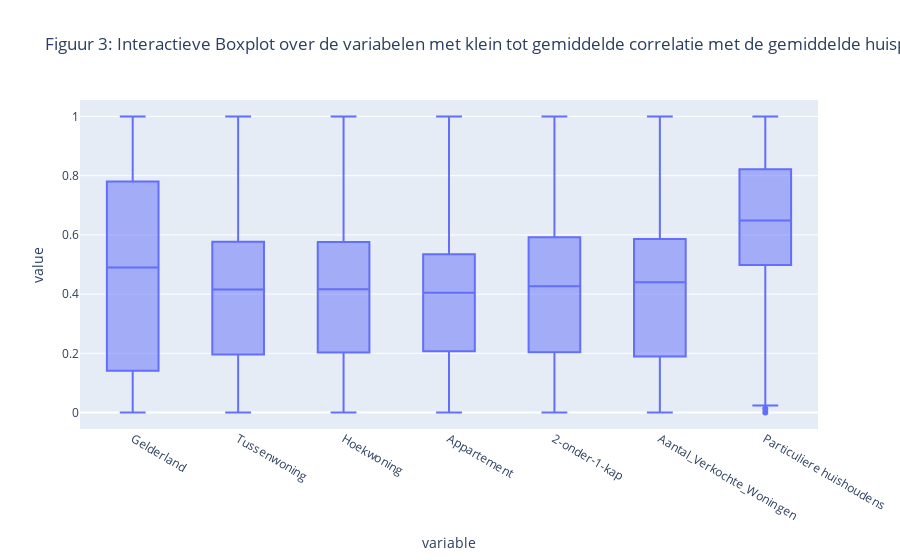
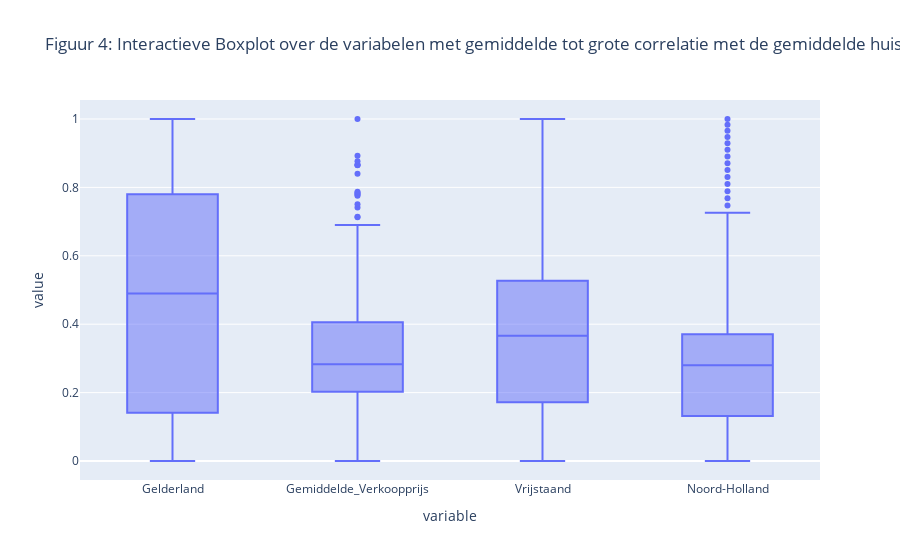
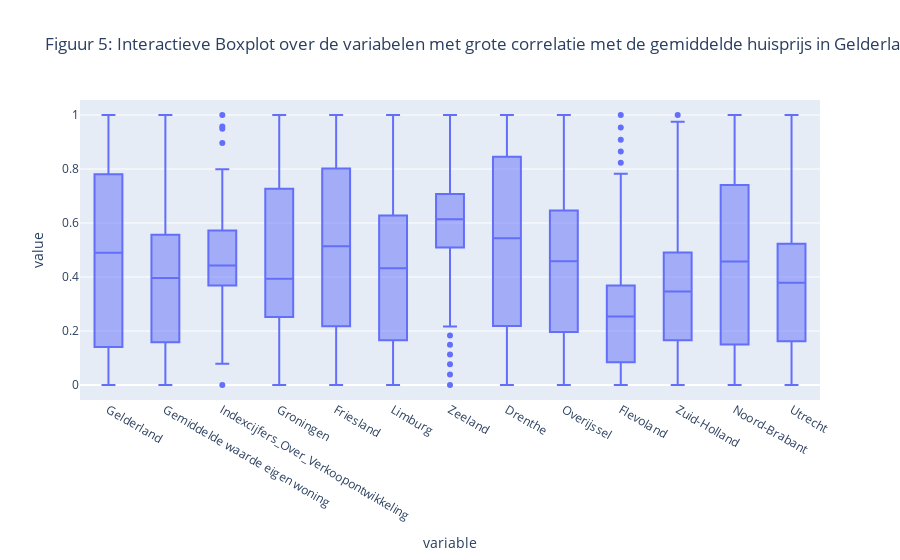

The notebook cell these images were saved under, in order:
### Markdown cell above
**3.5 Het identificeren van de outliers**

In de hieronder weergeven boxplots is te zien dat de variabelen over enige uitschieters beschikken. In dit geval is er voor alle variabelen een boxplot gemaakt. Deze uitschieters worden op dit moment niet weggenomen of vervangen met een andere waarde op dit moment. De reden is dat dit gevolgen kan hebben voor de modellering. In eerste instantie wordt de modellering inclusief de outliers gemaakt, omdat het nog onbekend is of het wegnemen van de outlier ook daadwerkelijk de accuratesse van het model beïnvloedt.

### Code cell
# Het maken van de boxplots om de outliers bij de variabelen inzichtelijk te maken. 

correlation_levels = [
    {
        'title': 'Figuur 3: Interactieve Boxplot over de variabelen met klein tot gemiddelde correlatie met de gemiddelde huisprijs in Gelderland',
        'variables': ['Gelderland', 'Tussenwoning', 'Hoekwoning', 'Appartement', '2-onder-1-kap', 'Aantal_Verkochte_Woningen', 'Particuliere huishoudens']
    },
    {
        'title': 'Figuur 4: Interactieve Boxplot over de variabelen met gemiddelde tot grote correlatie met de gemiddelde huisprijs in Gelderland',
        'variables': ['Gelderland', 'Gemiddelde_Verkoopprijs', 'Vrijstaand', 'Noord-Holland']
    },
    {
        'title': 'Figuur 5: Interactieve Boxplot over de variabelen met grote correlatie met de gemiddelde huisprijs in Gelderland',
        'variables': ['Gelderland', 'Gemiddelde waarde eigen woning', 'Indexcijfers_Over_Verkoopontwikkeling', 'Groningen', 'Friesland', 'Limburg', 'Zeeland', 'Drenthe', 'Overijssel', 'Flevoland', 'Zuid-Holland', 'Noord-Brabant', 'Utrecht']
    }
]

for level in correlation_levels:
    df = pd.DataFrame({var: normalized_df[var] for var in level['variables']})
    fig = px.box(df, title=level['title'])
    fig.update_layout(showlegend=False)
    fig.show()

### Figure 1 — Plotly figure (JSON) as saved in the notebook; plotly's stock layout.template omitted (floating-point values rounded to 4 significant figures; data arrays with more than 128 entries replaced by an {"elided": "..."} marker saying what was removed)
{"data": [{"alignmentgroup": "True", "hovertemplate": "variable=%{x}<br>value=%{y}<extra></extra>", "legendgroup": "", "marker": {"color": "#636efa"}, "name": "", "notched": false, "offsetgroup": "", "orientation": "v", "showlegend": false, "type": "box", "x": {"elided": "1183 str values"}, "x0": " ", "xaxis": "x", "y": {"elided": "1183 float values"}, "y0": " ", "yaxis": "y"}], "layout": {"boxmode": "group", "legend": {"tracegroupgap": 0}, "showlegend": false, "title": {"text": "Figuur 3: Interactieve Boxplot over de variabelen met klein tot gemiddelde correlatie met de gemiddelde huisprijs in Gelderland"}, "xaxis": {"anchor": "y", "domain": [0, 1], "title": {"text": "variable"}}, "yaxis": {"anchor": "x", "domain": [0, 1], "title": {"text": "value"}}}}

### Figure 2 — Plotly figure (JSON) as saved in the notebook; plotly's stock layout.template omitted (floating-point values rounded to 4 significant figures; data arrays with more than 128 entries replaced by an {"elided": "..."} marker saying what was removed)
{"data": [{"alignmentgroup": "True", "hovertemplate": "variable=%{x}<br>value=%{y}<extra></extra>", "legendgroup": "", "marker": {"color": "#636efa"}, "name": "", "notched": false, "offsetgroup": "", "orientation": "v", "showlegend": false, "type": "box", "x": {"elided": "676 str values"}, "x0": " ", "xaxis": "x", "y": {"elided": "676 float values"}, "y0": " ", "yaxis": "y"}], "layout": {"boxmode": "group", "legend": {"tracegroupgap": 0}, "showlegend": false, "title": {"text": "Figuur 4: Interactieve Boxplot over de variabelen met gemiddelde tot grote correlatie met de gemiddelde huisprijs in Gelderland"}, "xaxis": {"anchor": "y", "domain": [0, 1], "title": {"text": "variable"}}, "yaxis": {"anchor": "x", "domain": [0, 1], "title": {"text": "value"}}}}

### Figure 3 — Plotly figure (JSON) as saved in the notebook; plotly's stock layout.template omitted (floating-point values rounded to 4 significant figures; data arrays with more than 128 entries replaced by an {"elided": "..."} marker saying what was removed)
{"data": [{"alignmentgroup": "True", "hovertemplate": "variable=%{x}<br>value=%{y}<extra></extra>", "legendgroup": "", "marker": {"color": "#636efa"}, "name": "", "notched": false, "offsetgroup": "", "orientation": "v", "showlegend": false, "type": "box", "x": {"elided": "2197 str values"}, "x0": " ", "xaxis": "x", "y": {"elided": "2197 float values"}, "y0": " ", "yaxis": "y"}], "layout": {"boxmode": "group", "legend": {"tracegroupgap": 0}, "showlegend": false, "title": {"text": "Figuur 5: Interactieve Boxplot over de variabelen met grote correlatie met de gemiddelde huisprijs in Gelderland"}, "xaxis": {"anchor": "y", "domain": [0, 1], "title": {"text": "variable"}}, "yaxis": {"anchor": "x", "domain": [0, 1], "title": {"text": "value"}}}}
